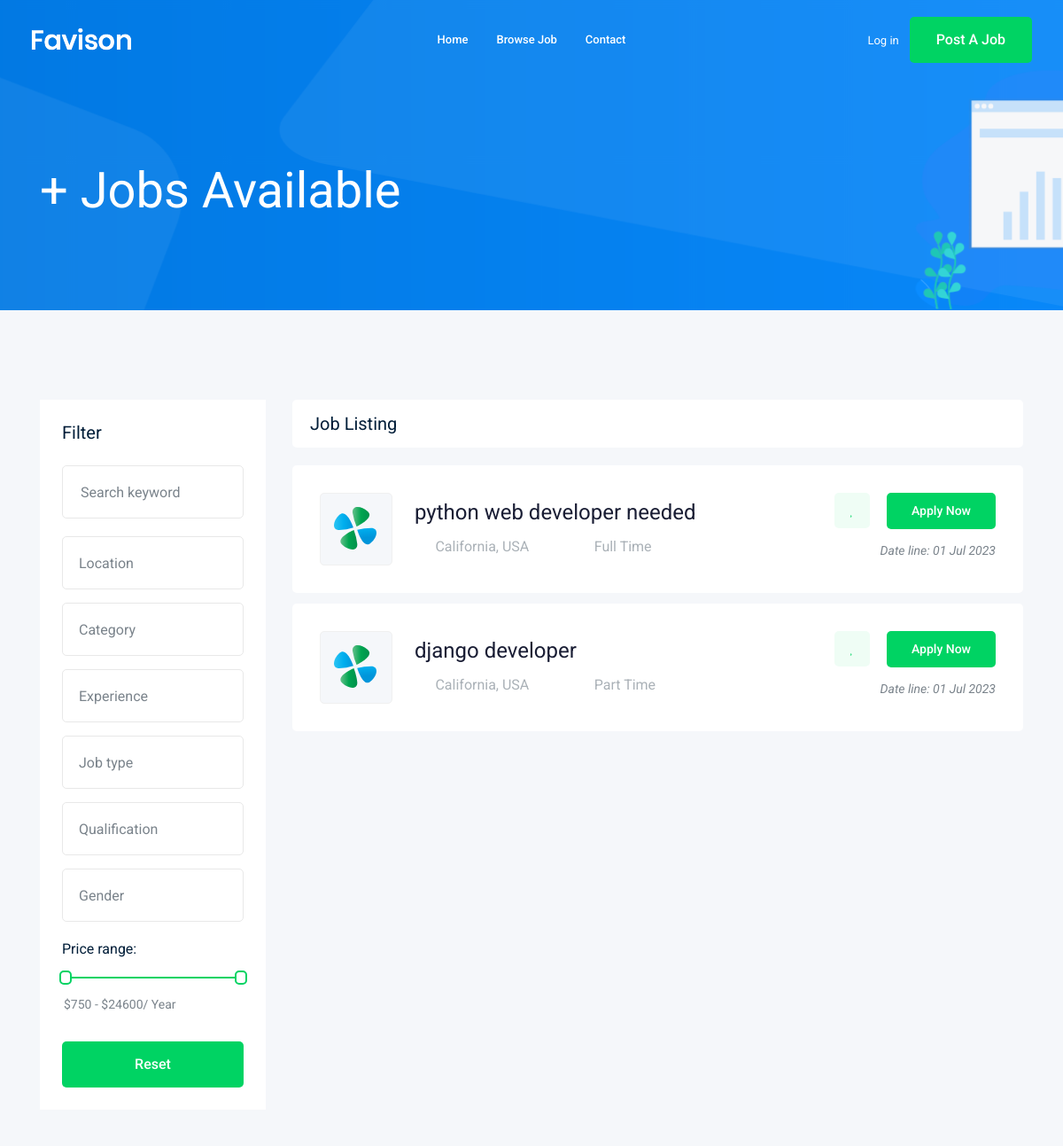
The page /jobs/ (upper part) on the database as committed earlier.
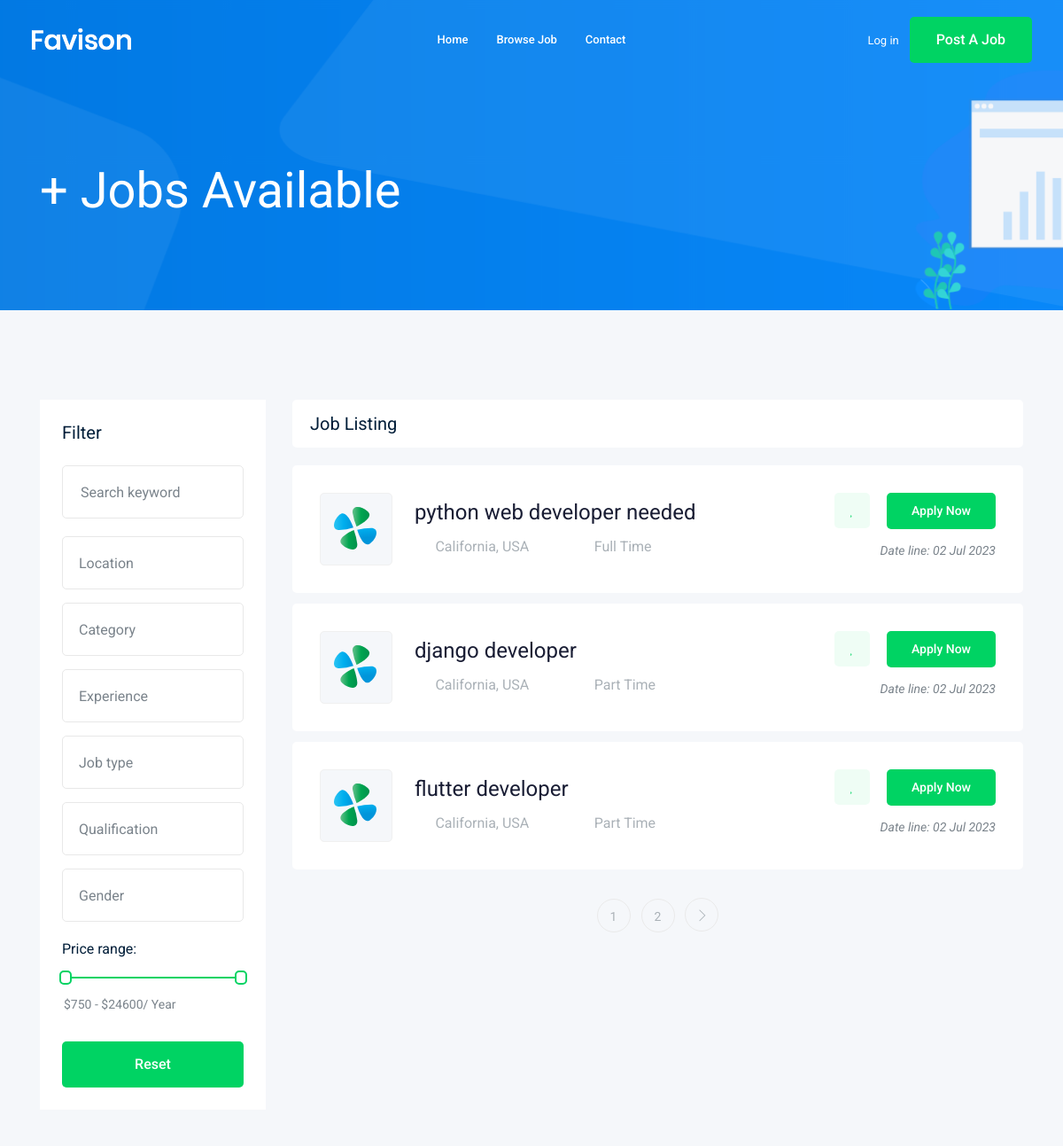
The same page on the database as committed later.
### job/models.py (models this page shows, shortened)
class Job(models.Model):    #table
    owner = models.ForeignKey(User , related_name = 'job_owner', on_delete = models.CASCADE)
    title = models.CharField(max_length = 100)  #column 1
    job_type = models.CharField(max_length = 15 , choices = JOB_TYPE)   #column 3
    description = models.TextField(max_length = 1000)
    time_published = models.DateTimeField(auto_now=True)
    vacancy = models.IntegerField(default = 1)
    salary = models.IntegerField(default = 0)
    category = models.ForeignKey('Category', on_delete = models.CASCADE)
    experience = models.IntegerField(default=1)
    image = models.ImageField(upload_to = image_upload)
    slug = models.SlugField(blank = True , null = True)
    def __str__(self):
        return self.title

### job/views.py (the view)
# urls.py: path('', views.job_list , name = 'job_list'),
def job_list(request):
    job_list = Job.objects.all()
    paginator = Paginator(job_list, 3)
    page_number = request.GET.get("page")
    page_obj = paginator.get_page(page_number)
    context = {'jobs' : page_obj}
    return render(request , 'job/job_list.html',context)

### job/templates/job/job_list.html (shortened to what the changed rows need)
{% extends 'base.html' %}
    {% block body %}
    <div class="job_listing_area plus_padding">
        <div class="container">
            <div class="row">
                <div class="col-lg-9">
                    <div class="job_lists m-0">
                        <div class="row">
                            {% for job in jobs %}
                            <div class="col-lg-12 col-md-12">
                                <div class="single_jobs white-bg d-flex justify-content-between">
                                    <div class="jobs_left d-flex align-items-center">
                                        <div class="thumb">
                                            <img src="img/svg_icon/1.svg" alt="">
                                        </div>
                                        <div class="jobs_conetent">
                                            <a href="{% url 'jobs:job_detail' job.slug %}"><h4>{{job}}</h4></a>
                                            <div class="links_locat d-flex align-items-center">
                                                <div class="location">
                                                    <p> <i class="fa fa-map-marker"></i> California, USA</p>
                                                </div>
                                                <div class="location">
                                                    <p> <i class="fa fa-clock-o"></i> {{job.job_type}}</p>
                                                </div>
                                            </div>
                                        </div>
                                    </div>
                                    <div class="jobs_right">
                                        <div class="apply_now">
                                            <a class="heart_mark" href="#"> <i class="fa fa-heart"></i> </a>
                                            <a href="{% url 'jobs:job_detail' job.id %}" class="boxed-btn3">Apply Now</a>
                                        </div>
                                        <div class="date">
                                            <p>Date line: {{job.time_published|date:'d M o'}}</p>
                                        </div>
                                    </div>
                                </div>
                            </div>
                            {% endfor %}
                        </div>
                       {% if jobs.has_other_pages %}
                        <div class="row">
                            <div class="col-lg-12">
                                <div class="pagination_wrap">
                                    <ul>
                                        {% for i in jobs.paginator.page_range %}
                                        <li><a href="?page={{i}}"><span>{{i}}</span></a></li>
                                        {% endfor %}
                                        {% if jobs.has_next %}
                                        <li><a href="?page={{jobs.next_page_number}}"> <i class="ti-angle-right"></i> </a></li>
                                        {% endif %}
                                    </ul>
                                </div>
                            </div>
                        </div>
                       {% endif %}
                    </div>
                </div>
            </div>
        </div>
    </div>
    {% endblock body %}

Rows that differ between the two databases and show on the page:
changed Job "python web developer needed": time_published "01 Jul 2023" → "02 Jul 2023"
changed Job "django developer": time_published "01 Jul 2023" → "02 Jul 2023"
added Job: title "flutter developer", job_type "Part Time", time_published "02 Jul 2023"
Other text that changed with them:
new list line: "1"
new list line: "2"
